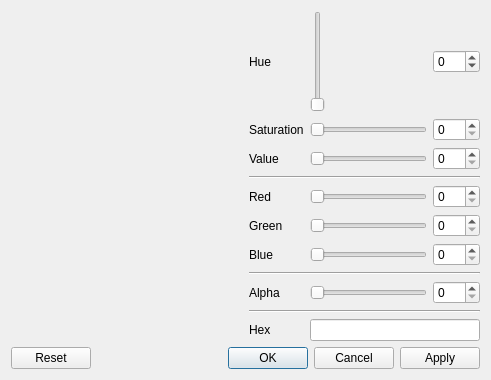
<?xml version="1.0" encoding="UTF-8"?>
<!--
SPDX-FileCopyrightText: 2013-2023 Mattia Basaglia <dev@dragon.best>

SPDX-License-Identifier: LGPL-3.0-or-later
-->
<ui version="4.0">
 <class>ColorDialog</class>
 <widget class="QDialog" name="ColorDialog">
  <property name="geometry">
   <rect>
    <x>0</x>
    <y>0</y>
    <width>491</width>
    <height>380</height>
   </rect>
  </property>
  <property name="windowTitle">
   <string>Select Color</string>
  </property>
  <property name="windowIcon">
   <iconset theme="format-fill-color">
    <normaloff>.</normaloff>.</iconset>
  </property>
  <layout class="QVBoxLayout" name="layout">
   <item>
    <layout class="QHBoxLayout" name="layout_main">
     <item>
      <layout class="QVBoxLayout" name="verticalLayout">
       <item>
        <widget class="color_widgets::ColorWheel" name="wheel" native="true">
         <property name="sizePolicy">
          <sizepolicy hsizetype="MinimumExpanding" vsizetype="MinimumExpanding">
           <horstretch>0</horstretch>
           <verstretch>0</verstretch>
          </sizepolicy>
         </property>
        </widget>
       </item>
       <item>
        <widget class="color_widgets::ColorPreview" name="preview" native="true"/>
       </item>
      </layout>
     </item>
     <item>
      <layout class="QGridLayout" name="gridLayout">
       <item row="2" column="1">
        <widget class="color_widgets::GradientSlider" name="slide_value">
         <property name="maximum">
          <number>255</number>
         </property>
         <property name="orientation">
          <enum>Qt::Horizontal</enum>
         </property>
        </widget>
       </item>
       <item row="1" column="0">
        <widget class="QLabel" name="label_7">
         <property name="text">
          <string>Saturation</string>
         </property>
        </widget>
       </item>
       <item row="0" column="0">
        <widget class="QLabel" name="label_6">
         <property name="text">
          <string>Hue</string>
         </property>
        </widget>
       </item>
       <item row="1" column="1">
        <widget class="color_widgets::GradientSlider" name="slide_saturation">
         <property name="maximum">
          <number>255</number>
         </property>
         <property name="orientation">
          <enum>Qt::Horizontal</enum>
         </property>
        </widget>
       </item>
       <item row="10" column="0">
        <widget class="QLabel" name="label_8">
         <property name="text">
          <string>Hex</string>
         </property>
        </widget>
       </item>
       <item row="6" column="0">
        <widget class="QLabel" name="label_3">
         <property name="text">
          <string>Blue</string>
         </property>
        </widget>
       </item>
       <item row="8" column="1">
        <widget class="color_widgets::GradientSlider" name="slide_alpha">
         <property name="maximum">
          <number>255</number>
         </property>
         <property name="orientation">
          <enum>Qt::Horizontal</enum>
         </property>
        </widget>
       </item>
       <item row="4" column="1">
        <widget class="color_widgets::GradientSlider" name="slide_red">
         <property name="maximum">
          <number>255</number>
         </property>
         <property name="orientation">
          <enum>Qt::Horizontal</enum>
         </property>
        </widget>
       </item>
       <item row="5" column="1">
        <widget class="color_widgets::GradientSlider" name="slide_green">
         <property name="maximum">
          <number>255</number>
         </property>
         <property name="orientation">
          <enum>Qt::Horizontal</enum>
         </property>
        </widget>
       </item>
       <item row="2" column="0">
        <widget class="QLabel" name="label_5">
         <property name="text">
          <string>Value</string>
         </property>
        </widget>
       </item>
       <item row="5" column="0">
        <widget class="QLabel" name="label_2">
         <property name="text">
          <string>Green</string>
         </property>
        </widget>
       </item>
       <item row="8" column="0">
        <widget class="QLabel" name="label_alpha">
         <property name="text">
          <string>Alpha</string>
         </property>
        </widget>
       </item>
       <item row="4" column="0">
        <widget class="QLabel" name="label">
         <property name="text">
          <string>Red</string>
         </property>
        </widget>
       </item>
       <item row="6" column="1">
        <widget class="color_widgets::GradientSlider" name="slide_blue">
         <property name="maximum">
          <number>255</number>
         </property>
         <property name="orientation">
          <enum>Qt::Horizontal</enum>
         </property>
        </widget>
       </item>
       <item row="0" column="2">
        <widget class="QSpinBox" name="spin_hue">
         <property name="wrapping">
          <bool>true</bool>
         </property>
         <property name="maximum">
          <number>359</number>
         </property>
        </widget>
       </item>
       <item row="1" column="2">
        <widget class="QSpinBox" name="spin_saturation">
         <property name="maximum">
          <number>255</number>
         </property>
        </widget>
       </item>
       <item row="2" column="2">
        <widget class="QSpinBox" name="spin_value">
         <property name="maximum">
          <number>255</number>
         </property>
        </widget>
       </item>
       <item row="4" column="2">
        <widget class="QSpinBox" name="spin_red">
         <property name="maximum">
          <number>255</number>
         </property>
        </widget>
       </item>
       <item row="5" column="2">
        <widget class="QSpinBox" name="spin_green">
         <property name="maximum">
          <number>255</number>
         </property>
        </widget>
       </item>
       <item row="6" column="2">
        <widget class="QSpinBox" name="spin_blue">
         <property name="maximum">
          <number>255</number>
         </property>
        </widget>
       </item>
       <item row="8" column="2">
        <widget class="QSpinBox" name="spin_alpha">
         <property name="maximum">
          <number>255</number>
         </property>
        </widget>
       </item>
       <item row="7" column="0" colspan="3">
        <widget class="Line" name="line_alpha">
         <property name="orientation">
          <enum>Qt::Horizontal</enum>
         </property>
        </widget>
       </item>
       <item row="3" column="0" colspan="3">
        <widget class="Line" name="line">
         <property name="orientation">
          <enum>Qt::Horizontal</enum>
         </property>
        </widget>
       </item>
       <item row="9" column="0" colspan="3">
        <widget class="Line" name="line_3">
         <property name="orientation">
          <enum>Qt::Horizontal</enum>
         </property>
        </widget>
       </item>
       <item row="0" column="1">
        <widget class="color_widgets::HueSlider" name="slide_hue">
         <property name="minimum">
          <number>0</number>
         </property>
         <property name="maximum">
          <number>359</number>
         </property>
        </widget>
       </item>
       <item row="10" column="1" colspan="2">
        <widget class="color_widgets::ColorLineEdit" name="edit_hex">
         <property name="font">
          <font>
           <family>Monospace</family>
          </font>
         </property>
         <property name="showAlpha" stdset="0">
          <bool>true</bool>
         </property>
        </widget>
       </item>
      </layout>
     </item>
    </layout>
   </item>
   <item>
    <widget class="QDialogButtonBox" name="buttonBox">
     <property name="standardButtons">
      <set>QDialogButtonBox::Apply|QDialogButtonBox::Cancel|QDialogButtonBox::Ok|QDialogButtonBox::Reset</set>
     </property>
    </widget>
   </item>
  </layout>
 </widget>
 <layoutdefault spacing="6" margin="11"/>
 <customwidgets>
  <customwidget>
   <class>color_widgets::ColorPreview</class>
   <extends>QWidget</extends>
   <header>QtColorWidgets/color_preview.hpp</header>
   <container>1</container>
  </customwidget>
  <customwidget>
   <class>color_widgets::ColorWheel</class>
   <extends>QWidget</extends>
   <header>QtColorWidgets/color_wheel.hpp</header>
   <container>1</container>
   <slots>
    <signal>colorSelected(QColor)</signal>
    <slot>setColor(QColor)</slot>
   </slots>
  </customwidget>
  <customwidget>
   <class>color_widgets::GradientSlider</class>
   <extends>QSlider</extends>
   <header>QtColorWidgets/gradient_slider.hpp</header>
  </customwidget>
  <customwidget>
   <class>color_widgets::HueSlider</class>
   <extends>color_widgets::GradientSlider</extends>
   <header>QtColorWidgets/hue_slider.hpp</header>
  </customwidget>
  <customwidget>
   <class>color_widgets::ColorLineEdit</class>
   <extends>QLineEdit</extends>
   <header>QtColorWidgets/color_line_edit.hpp</header>
  </customwidget>
 </customwidgets>
 <resources/>
 <connections>
  <connection>
   <sender>slide_saturation</sender>
   <signal>valueChanged(int)</signal>
   <receiver>ColorDialog</receiver>
   <slot>set_hsv()</slot>
   <hints>
    <hint type="sourcelabel">
     <x>416</x>
     <y>71</y>
    </hint>
    <hint type="destinationlabel">
     <x>537</x>
     <y>54</y>
    </hint>
   </hints>
  </connection>
  <connection>
   <sender>slide_value</sender>
   <signal>valueChanged(int)</signal>
   <receiver>ColorDialog</receiver>
   <slot>set_hsv()</slot>
   <hints>
    <hint type="sourcelabel">
     <x>416</x>
     <y>109</y>
    </hint>
    <hint type="destinationlabel">
     <x>537</x>
     <y>88</y>
    </hint>
   </hints>
  </connection>
  <connection>
   <sender>slide_red</sender>
   <signal>valueChanged(int)</signal>
   <receiver>ColorDialog</receiver>
   <slot>set_rgb()</slot>
   <hints>
    <hint type="sourcelabel">
     <x>416</x>
     <y>156</y>
    </hint>
    <hint type="destinationlabel">
     <x>557</x>
     <y>142</y>
    </hint>
   </hints>
  </connection>
  <connection>
   <sender>slide_green</sender>
   <signal>valueChanged(int)</signal>
   <receiver>ColorDialog</receiver>
   <slot>set_rgb()</slot>
   <hints>
    <hint type="sourcelabel">
     <x>416</x>
     <y>194</y>
    </hint>
    <hint type="destinationlabel">
     <x>538</x>
     <y>166</y>
    </hint>
   </hints>
  </connection>
  <connection>
   <sender>slide_blue</sender>
   <signal>valueChanged(int)</signal>
   <receiver>ColorDialog</receiver>
   <slot>set_rgb()</slot>
   <hints>
    <hint type="sourcelabel">
     <x>416</x>
     <y>232</y>
    </hint>
    <hint type="destinationlabel">
     <x>537</x>
     <y>205</y>
    </hint>
   </hints>
  </connection>
  <connection>
   <sender>slide_alpha</sender>
   <signal>valueChanged(int)</signal>
   <receiver>ColorDialog</receiver>
   <slot>set_alpha()</slot>
   <hints>
    <hint type="sourcelabel">
     <x>416</x>
     <y>279</y>
    </hint>
    <hint type="destinationlabel">
     <x>531</x>
     <y>251</y>
    </hint>
   </hints>
  </connection>
  <connection>
   <sender>wheel</sender>
   <signal>colorSelected(QColor)</signal>
   <receiver>ColorDialog</receiver>
   <slot>setColorInternal(QColor)</slot>
   <hints>
    <hint type="sourcelabel">
     <x>175</x>
     <y>101</y>
    </hint>
    <hint type="destinationlabel">
     <x>568</x>
     <y>106</y>
    </hint>
   </hints>
  </connection>
  <connection>
   <sender>slide_saturation</sender>
   <signal>valueChanged(int)</signal>
   <receiver>spin_saturation</receiver>
   <slot>setValue(int)</slot>
   <hints>
    <hint type="sourcelabel">
     <x>416</x>
     <y>71</y>
    </hint>
    <hint type="destinationlabel">
     <x>480</x>
     <y>62</y>
    </hint>
   </hints>
  </connection>
  <connection>
   <sender>spin_saturation</sender>
   <signal>valueChanged(int)</signal>
   <receiver>slide_saturation</receiver>
   <slot>setValue(int)</slot>
   <hints>
    <hint type="sourcelabel">
     <x>461</x>
     <y>55</y>
    </hint>
    <hint type="destinationlabel">
     <x>416</x>
     <y>71</y>
    </hint>
   </hints>
  </connection>
  <connection>
   <sender>slide_value</sender>
   <signal>valueChanged(int)</signal>
   <receiver>spin_value</receiver>
   <slot>setValue(int)</slot>
   <hints>
    <hint type="sourcelabel">
     <x>416</x>
     <y>109</y>
    </hint>
    <hint type="destinationlabel">
     <x>480</x>
     <y>91</y>
    </hint>
   </hints>
  </connection>
  <connection>
   <sender>spin_value</sender>
   <signal>valueChanged(int)</signal>
   <receiver>slide_value</receiver>
   <slot>setValue(int)</slot>
   <hints>
    <hint type="sourcelabel">
     <x>480</x>
     <y>91</y>
    </hint>
    <hint type="destinationlabel">
     <x>416</x>
     <y>109</y>
    </hint>
   </hints>
  </connection>
  <connection>
   <sender>slide_red</sender>
   <signal>valueChanged(int)</signal>
   <receiver>spin_red</receiver>
   <slot>setValue(int)</slot>
   <hints>
    <hint type="sourcelabel">
     <x>416</x>
     <y>156</y>
    </hint>
    <hint type="destinationlabel">
     <x>482</x>
     <y>162</y>
    </hint>
   </hints>
  </connection>
  <connection>
   <sender>spin_red</sender>
   <signal>valueChanged(int)</signal>
   <receiver>slide_red</receiver>
   <slot>setValue(int)</slot>
   <hints>
    <hint type="sourcelabel">
     <x>482</x>
     <y>162</y>
    </hint>
    <hint type="destinationlabel">
     <x>416</x>
     <y>156</y>
    </hint>
   </hints>
  </connection>
  <connection>
   <sender>slide_green</sender>
   <signal>valueChanged(int)</signal>
   <receiver>spin_green</receiver>
   <slot>setValue(int)</slot>
   <hints>
    <hint type="sourcelabel">
     <x>416</x>
     <y>194</y>
    </hint>
    <hint type="destinationlabel">
     <x>482</x>
     <y>200</y>
    </hint>
   </hints>
  </connection>
  <connection>
   <sender>spin_green</sender>
   <signal>valueChanged(int)</signal>
   <receiver>slide_green</receiver>
   <slot>setValue(int)</slot>
   <hints>
    <hint type="sourcelabel">
     <x>482</x>
     <y>200</y>
    </hint>
    <hint type="destinationlabel">
     <x>416</x>
     <y>194</y>
    </hint>
   </hints>
  </connection>
  <connection>
   <sender>slide_alpha</sender>
   <signal>valueChanged(int)</signal>
   <receiver>spin_alpha</receiver>
   <slot>setValue(int)</slot>
   <hints>
    <hint type="sourcelabel">
     <x>416</x>
     <y>279</y>
    </hint>
    <hint type="destinationlabel">
     <x>482</x>
     <y>285</y>
    </hint>
   </hints>
  </connection>
  <connection>
   <sender>spin_alpha</sender>
   <signal>valueChanged(int)</signal>
   <receiver>slide_alpha</receiver>
   <slot>setValue(int)</slot>
   <hints>
    <hint type="sourcelabel">
     <x>482</x>
     <y>285</y>
    </hint>
    <hint type="destinationlabel">
     <x>416</x>
     <y>279</y>
    </hint>
   </hints>
  </connection>
  <connection>
   <sender>slide_blue</sender>
   <signal>valueChanged(int)</signal>
   <receiver>spin_blue</receiver>
   <slot>setValue(int)</slot>
   <hints>
    <hint type="sourcelabel">
     <x>416</x>
     <y>232</y>
    </hint>
    <hint type="destinationlabel">
     <x>482</x>
     <y>238</y>
    </hint>
   </hints>
  </connection>
  <connection>
   <sender>spin_blue</sender>
   <signal>valueChanged(int)</signal>
   <receiver>slide_blue</receiver>
   <slot>setValue(int)</slot>
   <hints>
    <hint type="sourcelabel">
     <x>482</x>
     <y>238</y>
    </hint>
    <hint type="destinationlabel">
     <x>416</x>
     <y>232</y>
    </hint>
   </hints>
  </connection>
  <connection>
   <sender>slide_hue</sender>
   <signal>valueChanged(int)</signal>
   <receiver>spin_hue</receiver>
   <slot>setValue(int)</slot>
   <hints>
    <hint type="sourcelabel">
     <x>405</x>
     <y>20</y>
    </hint>
    <hint type="destinationlabel">
     <x>462</x>
     <y>26</y>
    </hint>
   </hints>
  </connection>
  <connection>
   <sender>spin_hue</sender>
   <signal>valueChanged(int)</signal>
   <receiver>slide_hue</receiver>
   <slot>setValue(int)</slot>
   <hints>
    <hint type="sourcelabel">
     <x>448</x>
     <y>18</y>
    </hint>
    <hint type="destinationlabel">
     <x>388</x>
     <y>24</y>
    </hint>
   </hints>
  </connection>
  <connection>
   <sender>slide_hue</sender>
   <signal>valueChanged(int)</signal>
   <receiver>ColorDialog</receiver>
   <slot>set_hsv()</slot>
   <hints>
    <hint type="sourcelabel">
     <x>361</x>
     <y>17</y>
    </hint>
    <hint type="destinationlabel">
     <x>363</x>
     <y>8</y>
    </hint>
   </hints>
  </connection>
  <connection>
   <sender>buttonBox</sender>
   <signal>accepted()</signal>
   <receiver>ColorDialog</receiver>
   <slot>accept()</slot>
   <hints>
    <hint type="sourcelabel">
     <x>250</x>
     <y>373</y>
    </hint>
    <hint type="destinationlabel">
     <x>430</x>
     <y>267</y>
    </hint>
   </hints>
  </connection>
  <connection>
   <sender>buttonBox</sender>
   <signal>rejected()</signal>
   <receiver>ColorDialog</receiver>
   <slot>reject()</slot>
   <hints>
    <hint type="sourcelabel">
     <x>183</x>
     <y>373</y>
    </hint>
    <hint type="destinationlabel">
     <x>294</x>
     <y>323</y>
    </hint>
   </hints>
  </connection>
 </connections>
 <slots>
  <signal>colorChanged(QColor)</signal>
  <slot>set_rgb()</slot>
  <slot>set_hsv()</slot>
  <slot>setColor(QColor)</slot>
  <slot>setColorInternal(QColor)</slot>
  <slot>set_alpha()</slot>
 </slots>
</ui>
